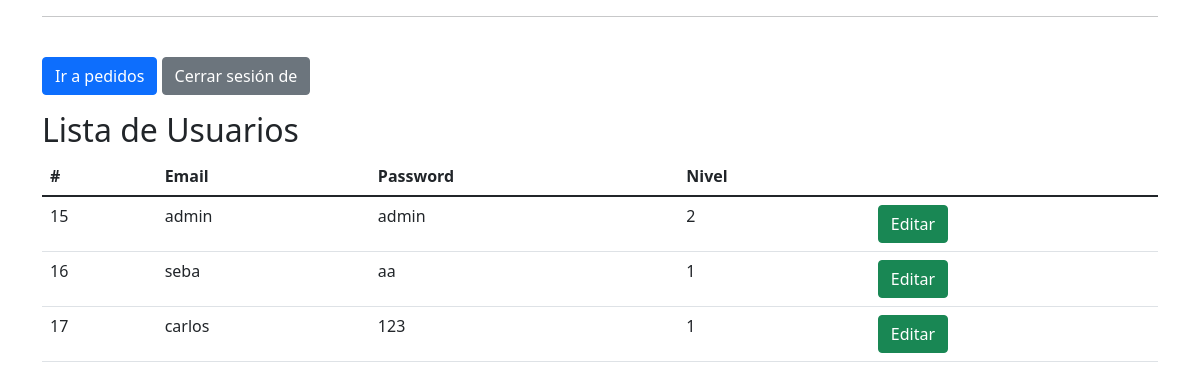
Page /usuarios_registrados.php on the committed database.
### tables this page shows
CREATE TABLE `usuario` (
  `id_usuario` int(11) NOT NULL,
  `nombre` varchar(10) DEFAULT NULL,
  `apellido` varchar(20) DEFAULT NULL,
  `email` varchar(255) DEFAULT NULL,
  `contraseña` varchar(255) NOT NULL,
  `nivel` int(1) DEFAULT 1
);

### funciones.php (called while the page is built, shortened)
<?php
function escapar($html){
    return htmlspecialchars($html, ENT_QUOTES | ENT_SUBSTITUTE, "UTF-8");
}

### usuarios_registrados.php (the view, shortened to what this page needs)
<?php
include 'funciones.php';
$error = false;
$config = include 'config.php';
try {
    $dsn = 'mysql:host=' . $config['db']['host'] . ';dbname=' . $config['db']['name'];
    $conexion = new PDO($dsn, $config['db']['user'], $config['db']['pass'], $config['db']['options']);
    if (isset($_POST['nombre'])) {
        $consultaSQL = "SELECT * FROM usuario WHERE email LIKE '%" . $_POST['nombre'] . "%'";
    } else {
        $consultaSQL = "SELECT * FROM usuario";
    }
    $sentencia = $conexion->prepare($consultaSQL);
    $sentencia->execute();
    $productos = $sentencia->fetchAll();
} catch(PDOException $error) {
    $error= $error->getMessage();
}
   $titulo = isset($_POST['nombre']) ? 'Lista de Usuarios (' . $_POST['nombre'] . ')' : 'Lista de Usuarios';
?>
<?php include "templates/header.php"; ?>
<div class="container">
  <div class="row">
    <div class="col-md-12">
	    <hr>
	    <a href="inicio_crud.php"  class="btn btn-primary mt-4">Ir a pedidos</a>
	  <a href="logout.php"  class="btn btn-secondary mt-4">Cerrar sesión de <?php echo $_SESSION["nombre"] ?> </a>
    </div>
  </div>
</div>
<div class="container">
  <div class="row">
    <div class="col-md-12">
      <h2 class="mt-3"><?= $titulo ?></h2>
      <table class="table">
        <thead>
          <tr>
            <th>#</th>
            <th>Email</th>
            <th>Password</th>
            <th>Nivel</th>
          </tr>
        </thead>
        </div>
        <tbody>
          <?php
          if ($productos && $sentencia->rowCount() > 0) {
            foreach ($productos as $fila) {
              ?>
              <tr>
                <td><?php echo escapar ($fila["id_usuario"]);?></td>
                <td><?php echo escapar($fila["email"]); ?></td>
                <td><?php echo escapar($fila["contraseña"]); ?></td>
                <td><?php echo escapar($fila["nivel"]); ?></td>
                <td>
                <a href="editar_u.php?id_usuario=<?php echo escapar ($fila["id_usuario"]); ?>" class="btn btn-success">Editar</a>
                </td>
              </tr>
              <?php
            }
          }
          ?>
    </div>
  </div>
<?php include "templates/footer.php"; ?>

### rows in the picture
usuario: id_usuario "15", email "admin", contraseña "admin", nivel "2"
usuario: id_usuario "16", email "seba", contraseña "aa", nivel "1"
usuario: id_usuario "17", email "carlos", contraseña "123", nivel "1"

### other values in the picture
$titulo "Lista de Usuarios"
